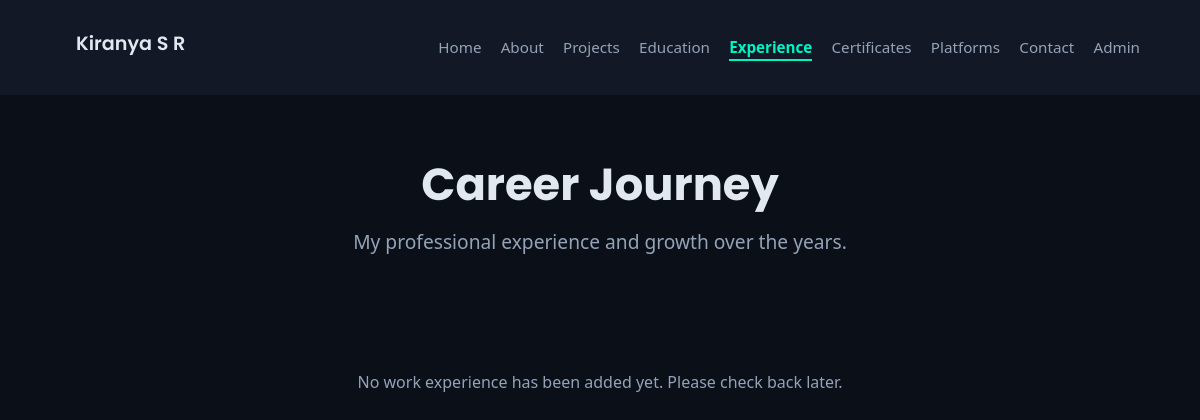
Page /experience on the earlier database version.
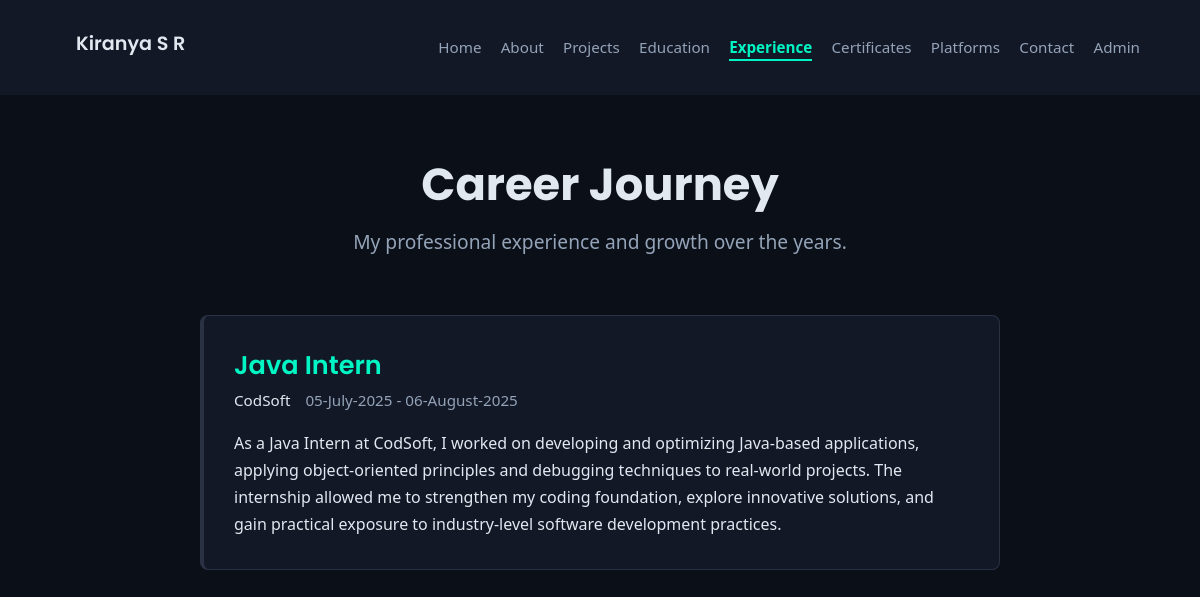
Same page on the later database version.
### tables this page shows
CREATE TABLE experience (
    id INTEGER PRIMARY KEY AUTOINCREMENT, job_title TEXT NOT NULL, company TEXT NOT NULL,
    start_date TEXT, end_date TEXT, description TEXT
);

### app.py (the view)
@app.route('/experience')
def experience():
    conn = get_db_connection()
    c = conn.cursor()
    c.execute('SELECT job_title, company, start_date, end_date, description FROM experience ORDER BY id DESC')
    experiences = [{'job_title': row[0], 'company': row[1], 'start_date': row[2], 'end_date': row[3], 'description': row[4]} for row in c.fetchall()]
    conn.close()
    return render_template('experience.html', experiences=experiences)

### app.py (called while the page is built)
def get_db_connection():
    return sqlite3.connect(DATABASE_PATH)

### templates/experience.html (shortened to what this page needs)
{% extends 'layout.html' %}
{% block head %}
  <link rel="stylesheet" href="{{ url_for('static', filename='css/experience.css') }}">
{% endblock %}
{% block content %}
<div class="container">
    <div class="header-section">
        <h1 class="page-title">Career Journey</h1>
        <p class="subtitle">My professional experience and growth over the years.</p>
    </div>
    <div class="timeline-container">
        {% for exp in experiences %}
        <div class="timeline-item">
            <div class="timeline-content">
                <h3>{{ exp.job_title }}</h3>
                <div class="company-date">
                    <span class="company">{{ exp.company }}</span>
                    <span class="date">{{ exp.start_date }} - {{ exp.end_date }}</span>
                </div>
                <p>{{ exp.description }}</p>
            </div>
        </div>
        {% else %}
        <div class="no-experience">
            <p>No work experience has been added yet. Please check back later.</p>
        </div>
        {% endfor %}
    </div>
</div>
{% endblock %}

Differences in the rows shown:
added experience: job_title "Java Intern", company "CodSoft", start_date "05-July-2025", end_date "06-August-2025", description "As a Java Intern at CodSoft, I worked on developing and optimizing Java-based applications, applying object-oriented principles and debugging techniques to real-world projects. The internship allowed me to strengthen my coding foundation, explore innovative solutions, and gain practical exposure to industry-level software development practices."
Other differences:
text no longer shown: "No work experience has been added yet. Please check back later."
